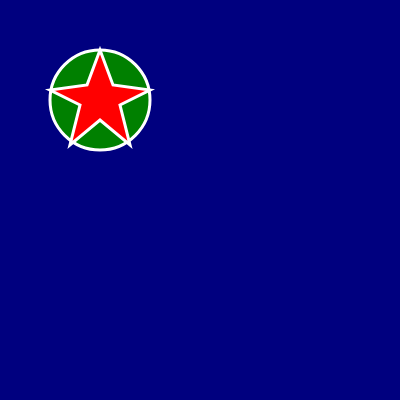
Frame 1 (no input)
Frame 60 (no input): identical to frame 1, image omitted
Frame 120 (the mouse pressed at the canvas centre since frame 60): identical to frame 1, image omitted

The p5.js sketch that drew this single still picture (run headless with seeded random() and noise() and a simulated clock; from frame 60 on, the mouse is pressed at the canvas centre):

// p5.js sketch
// ── sketch.js
function setup() {
  createCanvas(400, 400);
}

function draw() {
  background(0, 0, 127);

  
  stroke('white')
  strokeWeight(3)
  fill('green')
  circle(100, 100, 100);

  fill("red")

drawStar(100, 100)




}

//draws star based on x, and y position
//able to scale up or down
function drawStar(x, y) { 

//x and y refer to the center of the star
//size of the star is based on the distance from the center
circle(x, y, 5)

beginShape()
vertex(x -13, y - 15)//top, left vert
vertex(x, y - 50)//top, mid vert
vertex(x + 13, y - 15)//top, right vert

vertex(x + 50, y - 10)//right
vertex(x + 20, y + 5)

vertex(x + 30, y + 45)//bottom right
vertex(x , y + 20)

vertex(x - 30, y + 45)//bottom left
vertex(x - 20, y + 5)

vertex(x - 50, y -10)

endShape(CLOSE)
}
